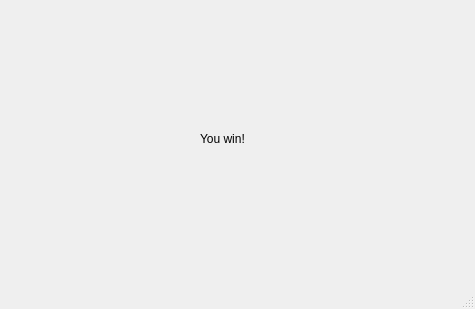
<?xml version="1.0" encoding="UTF-8"?>
<ui version="4.0">
 <class>Win</class>
 <widget class="QMainWindow" name="Win">
  <property name="geometry">
   <rect>
    <x>0</x>
    <y>0</y>
    <width>475</width>
    <height>309</height>
   </rect>
  </property>
  <property name="windowTitle">
   <string>MainWindow</string>
  </property>
  <widget class="QWidget" name="centralwidget">
   <widget class="QLabel" name="label">
    <property name="geometry">
     <rect>
      <x>200</x>
      <y>130</y>
      <width>91</width>
      <height>17</height>
     </rect>
    </property>
    <property name="text">
     <string>You win!</string>
    </property>
   </widget>
  </widget>
  <widget class="QMenuBar" name="menubar">
   <property name="geometry">
    <rect>
     <x>0</x>
     <y>0</y>
     <width>475</width>
     <height>22</height>
    </rect>
   </property>
  </widget>
  <widget class="QStatusBar" name="statusbar"/>
 </widget>
 <resources/>
 <connections/>
</ui>
